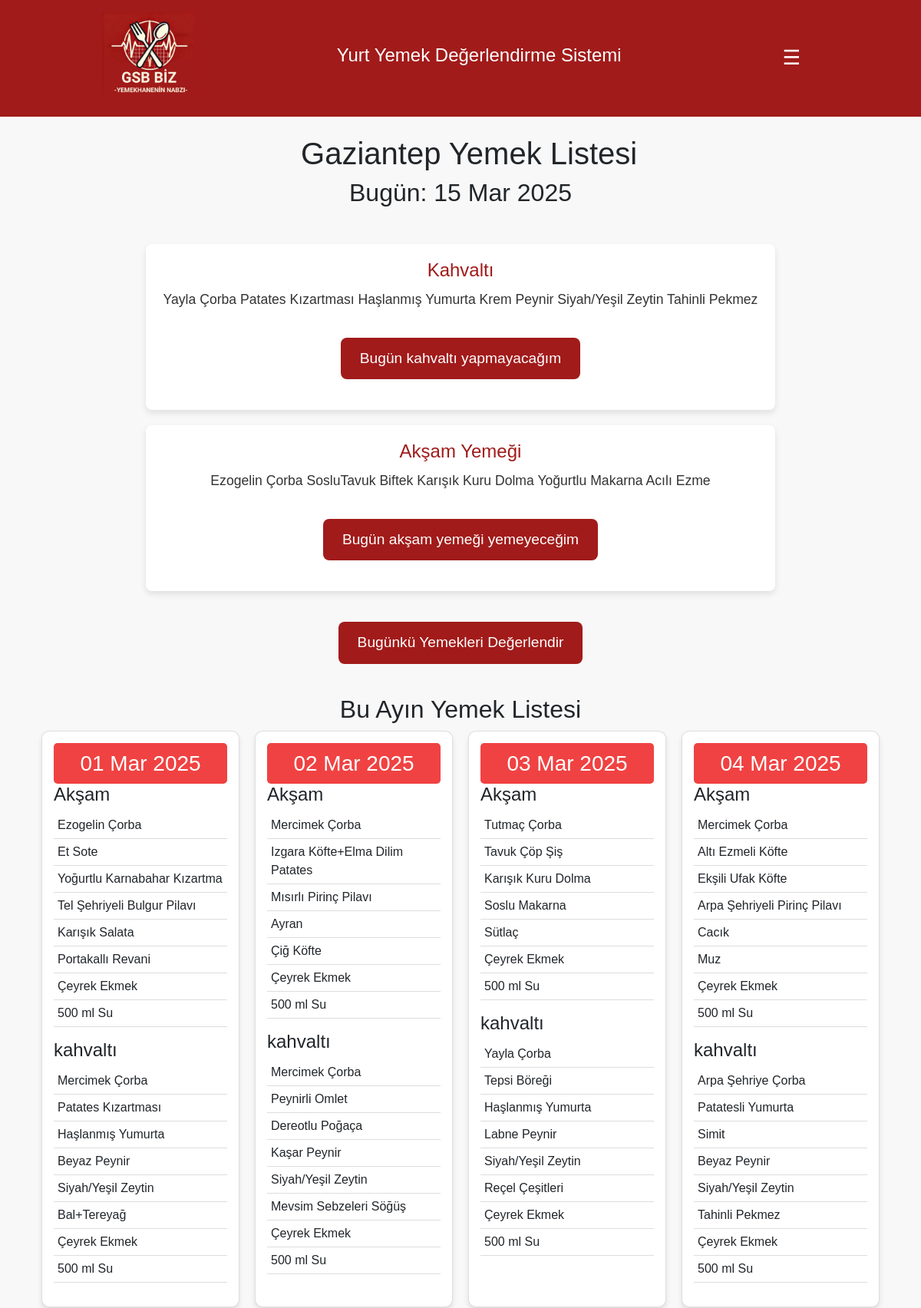
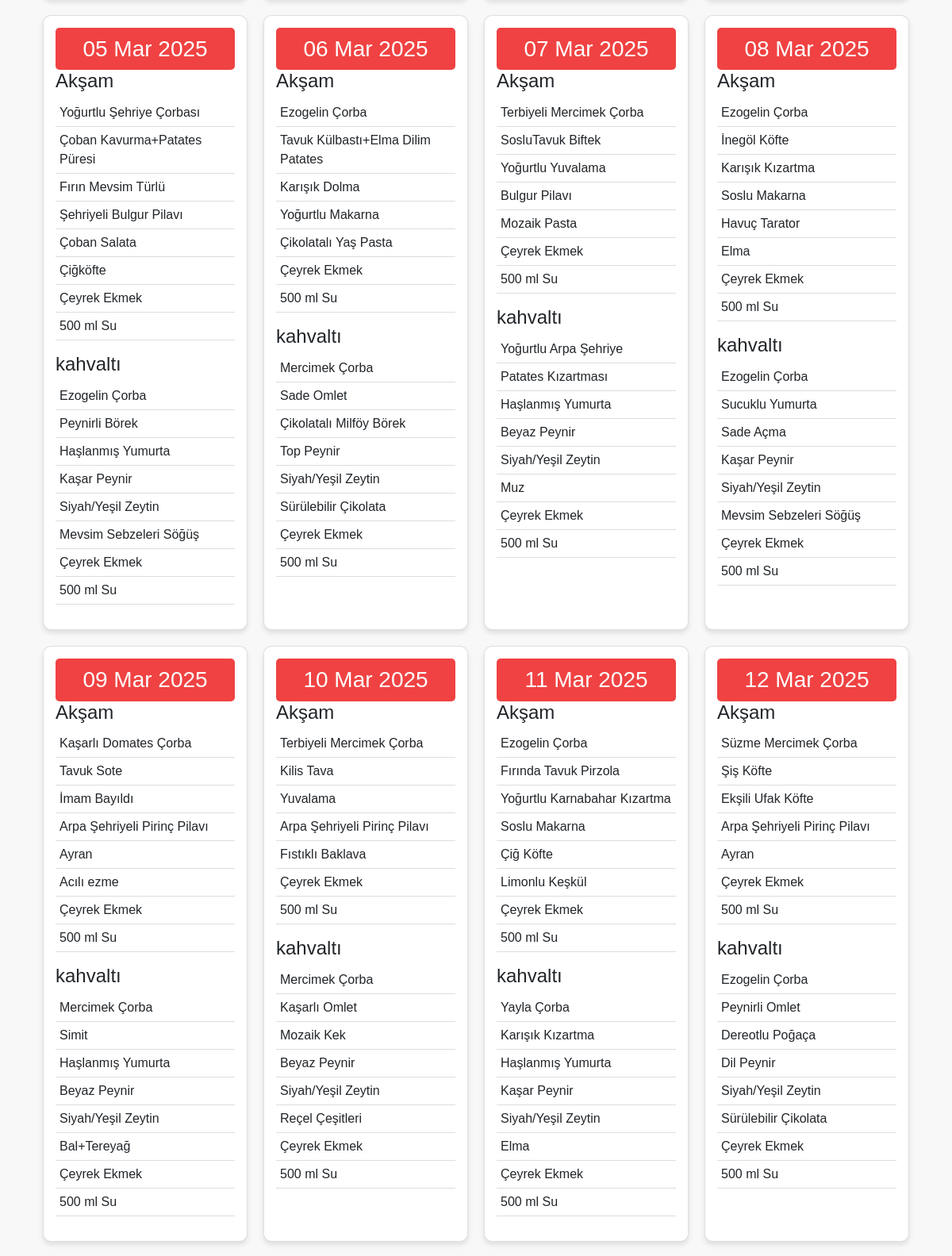
Screenshot of / (signed in, upper part) with the database file from the repository (2 pictures, top to bottom).
### feedbackApp/models.py (models this page shows, shortened)
class Sehir(models.Model):
    isim = models.CharField(max_length=100)
    def __str__(self):
        return self.isim

class YemekListesi(models.Model):
    tarih = models.DateField()
    il = models.ForeignKey(Sehir, on_delete=models.CASCADE)
    ogun = models.CharField(max_length=20, choices=OGUN_CHOICES)
    yemek_1 = models.CharField(max_length=100, blank=True, null=True)
    yemek_2 = models.CharField(max_length=100, blank=True, null=True)
    yemek_3 = models.CharField(max_length=100, blank=True, null=True)
    yemek_4 = models.CharField(max_length=100, blank=True, null=True)
    yemek_5 = models.CharField(max_length=100, blank=True, null=True)
    yemek_6 = models.CharField(max_length=100, blank=True, null=True)
    yemek_7 = models.CharField(max_length=100, blank=True, null=True)
    yemek_8 = models.CharField(max_length=100, blank=True, null=True)
    yemek_9 = models.CharField(max_length=100, blank=True, null=True)
    yemek_10 = models.CharField(max_length=100, blank=True, null=True)

### feedbackApp/views.py (the view)
# urls.py: path('', views.anasayfa, name='anasayfa'),
def anasayfa(request):
    today = datetime.today().date()
    user_city = request.user.sehir_id if request.user.is_authenticated else None
    city  = Sehir.objects.filter(id=user_city).first()
    kahvalti = YemekListesi.objects.filter(tarih=today, ogun="kahvaltı", il=user_city).first()
    aksam = YemekListesi.objects.filter(tarih=today, ogun="Akşam", il=user_city).first()
    first_day = today.replace(day=1)  # Ayın ilk günü
    last_day = today.replace(day=28) + timedelta(days=4)  # En fazla 31 gün
    last_day = last_day.replace(day=1) - timedelta(days=1)  # Ayın son günü
    aylik_yemekler = YemekListesi.objects.filter(tarih__range=[first_day, last_day], il=user_city).order_by("tarih", "ogun")
    grouped_meals = {}
    for key, group in groupby(aylik_yemekler, key=lambda x: x.tarih):
        grouped_meals[key] = list(group)
    return render(request, "anasayfa.html", {
        "today": today,
        "city": city,
        "kahvalti": kahvalti,
        "aksam": aksam,
        "grouped_meals": grouped_meals
    })

### feedbackApp/templates/anasayfa.html (shortened to what this page needs)
{% extends 'base.html' %}
{% load static %}
    {% block content %}
    {% if user.is_authenticated %}
    <h1>{{ city }} Yemek Listesi</h1>
    <h2>Bugün: {{ today|date:"d M Y" }}</h2>
    <div class="head-container">
        <div class="meal-box">
            <h3>Kahvaltı</h3>
            {% if kahvalti %}
                <p>{% if kahvalti.yemek_1 %} {{ kahvalti.yemek_1 }} {% endif %}
                {% if kahvalti.yemek_2 %} {{ kahvalti.yemek_2 }} {% endif %}
                {% if kahvalti.yemek_3 %} {{ kahvalti.yemek_3 }} {% endif %}
                {% if kahvalti.yemek_4 %} {{ kahvalti.yemek_4 }} {% endif %}
                {% if kahvalti.yemek_5 %} {{ kahvalti.yemek_5 }} {% endif %}
                {% if kahvalti.yemek_6 %} {{ kahvalti.yemek_6 }} {% endif %}
                {% if kahvalti.yemek_10 %}{{ kahvalti.yemek_10 }}{% endif %}</p>
            {% else %}
                <p class="default-text">Yemek bilgisi yok</p>
            {% endif %}
            <button class="cancel-btn btn" onclick="confirmCancel('kahvalti')">Bugün kahvaltı yapmayacağım</button>
        </div>
        <div class="meal-box">
            <h3>Akşam Yemeği</h3>
            {% if aksam %}
             <p>{% if aksam.yemek_1 %} {{ aksam.yemek_1 }} {% endif %}
                {% if aksam.yemek_2 %} {{ aksam.yemek_2 }} {% endif %}
                {% if aksam.yemek_3 %} {{ aksam.yemek_3 }} {% endif %}
                {% if aksam.yemek_4 %} {{ aksam.yemek_4 }} {% endif %}
                {% if aksam.yemek_5 %} {{ aksam.yemek_5 }} {% endif %}
                {% if aksam.yemek_10 %}{{ aksam.yemek_10 }}{% endif %}</p>
            {% else %}
                <p class="default-text">Yemek bilgisi yok</p>
            {% endif %}
            <button class="cancel-btn btn" onclick="confirmCancel('aksam')">Bugün akşam yemeği yemeyeceğim</button>
        </div>
        <a href="{% url 'yemek_yorumla' %}" class="btn">Bugünkü Yemekleri Değerlendir</a>
    </div>
    <h2>Bu Ayın Yemek Listesi</h2>
    <div class="container">
        {% for tarih, meals in grouped_meals.items %}
            <div class="card">
                <h3>{{ tarih|date:"d M Y" }}</h3>
                {% for meal in meals %}
                    <h4>{{ meal.ogun }}</h4>
                    <ul class="meal-list">
                        {% if meal.yemek_1 %} <li>{{ meal.yemek_1 }}</li> {% endif %}
                        {% if meal.yemek_2 %} <li>{{ meal.yemek_2 }}</li> {% endif %}
                        {% if meal.yemek_3 %} <li>{{ meal.yemek_3 }}</li> {% endif %}
                        {% if meal.yemek_4 %} <li>{{ meal.yemek_4 }}</li> {% endif %}
                        {% if meal.yemek_5 %} <li>{{ meal.yemek_5 }}</li> {% endif %}
                        {% if meal.yemek_6 %} <li>{{ meal.yemek_6 }}</li> {% endif %}
                        <li>Çeyrek Ekmek</li>
                        <li>500 ml Su</li>
                    </ul>
                {% endfor %}
            </div>
        {% endfor %}
    </div>
    {% else %}
        <p>Lütfen giriş yapınız.</p>
    {% endif %}
    {% endblock content %}

### feedbackApp/templates/anasayfa.html (style rules this page uses)
body { font-family: Arial, sans-serif; background-color: #f8f8f8; text-align: center; }
main .container { display: flex; flex-wrap: wrap; justify-content: center; gap: 20px; }
main .card { background: white; padding: 15px; border-radius: 10px; box-shadow: 0px 4px 6px rgba(0, 0, 0, 0.1); flex: 1 1 calc(25% - 40px); min-width: 250px; max-width: 300px; text-align: left; }
main .card h3 { margin: 0; background: #f04242; color: white; padding: 10px; border-radius: 5px; text-align: center; }
.meal-list { list-style: none; padding: 0; }
.meal-list li { padding: 5px; border-bottom: 1px solid #ddd; }
.meal-box { background-color: white; padding: 20px; margin: 20px; border-radius: 8px; box-shadow: 0 4px 8px rgba(0, 0, 0, 0.1); }
.meal-box h3 { font-size: 1.5em; color: #a11b1a; margin-bottom: 10px; }
.meal-box p { font-size: 1.1em; color: #333; }
.btn { display: inline-block; background-color: #a11b1a; color: white; padding: 12px 24px; text-decoration: none; border-radius: 8px; font-size: 1.2em; margin: 20px auto; text-align: center; transition: background-color 0.3s; }
.head-container { max-width: 900px; margin: 0 auto; padding: 20px; }

### rows the page displays
Sehir: isim "Gaziantep"
YemekListesi: yemek_1 "Yayla Çorba", yemek_2 "Patates Kızartması", yemek_3 "Haşlanmış Yumurta", yemek_4 "Krem Peynir", yemek_5 "Siyah/Yeşil Zeytin", yemek_6 "Tahinli Pekmez"
YemekListesi: yemek_1 "Ezogelin Çorba", yemek_2 "SosluTavuk Biftek", yemek_3 "Karışık Kuru Dolma", yemek_4 "Yoğurtlu Makarna", yemek_5 "Acılı Ezme"
YemekListesi: tarih "01 Mar 2025", ogun "Akşam", yemek_1 "Ezogelin Çorba", yemek_2 "Et Sote", yemek_3 "Yoğurtlu Karnabahar Kızartma", yemek_4 "Tel Şehriyeli Bulgur Pilavı", yemek_5 "Karışık Salata", yemek_6 "Portakallı Revani"
YemekListesi: ogun "kahvaltı", yemek_1 "Mercimek Çorba", yemek_2 "Patates Kızartması", yemek_3 "Haşlanmış Yumurta", yemek_4 "Beyaz Peynir", yemek_5 "Siyah/Yeşil Zeytin", yemek_6 "Bal+Tereyağ"
YemekListesi: tarih "02 Mar 2025", ogun "Akşam", yemek_1 "Mercimek Çorba", yemek_2 "Izgara Köfte+Elma Dilim Patates", yemek_3 "Mısırlı Pirinç Pilavı", yemek_4 "Ayran", yemek_5 "Çiğ Köfte"
YemekListesi: ogun "kahvaltı", yemek_1 "Mercimek Çorba", yemek_2 "Peynirli Omlet", yemek_3 "Dereotlu Poğaça", yemek_4 "Kaşar Peynir", yemek_5 "Siyah/Yeşil Zeytin", yemek_6 "Mevsim Sebzeleri Söğüş"
YemekListesi: tarih "03 Mar 2025", ogun "Akşam", yemek_1 "Tutmaç Çorba", yemek_2 "Tavuk Çöp Şiş", yemek_3 "Karışık Kuru Dolma", yemek_4 "Soslu Makarna", yemek_5 "Sütlaç"
YemekListesi: ogun "kahvaltı", yemek_1 "Yayla Çorba", yemek_2 "Tepsi Böreği", yemek_3 "Haşlanmış Yumurta", yemek_4 "Labne Peynir", yemek_5 "Siyah/Yeşil Zeytin", yemek_6 "Reçel Çeşitleri"
YemekListesi: tarih "04 Mar 2025", ogun "Akşam", yemek_1 "Mercimek Çorba", yemek_2 "Altı Ezmeli Köfte", yemek_3 "Ekşili Ufak Köfte", yemek_4 "Arpa Şehriyeli Pirinç Pilavı", yemek_5 "Cacık", yemek_6 "Muz"
YemekListesi: ogun "kahvaltı", yemek_1 "Arpa Şehriye Çorba", yemek_2 "Patatesli Yumurta", yemek_3 "Simit", yemek_4 "Beyaz Peynir", yemek_5 "Siyah/Yeşil Zeytin", yemek_6 "Tahinli Pekmez"
YemekListesi: tarih "05 Mar 2025", ogun "Akşam", yemek_1 "Yoğurtlu Şehriye Çorbası", yemek_2 "Çoban Kavurma+Patates Püresi", yemek_3 "Fırın Mevsim Türlü", yemek_4 "Şehriyeli Bulgur Pilavı", yemek_5 "Çoban Salata", yemek_6 "Çiğköfte"
YemekListesi: ogun "kahvaltı", yemek_1 "Ezogelin Çorba", yemek_2 "Peynirli Börek", yemek_3 "Haşlanmış Yumurta", yemek_4 "Kaşar Peynir", yemek_5 "Siyah/Yeşil Zeytin", yemek_6 "Mevsim Sebzeleri Söğüş"
YemekListesi: tarih "06 Mar 2025", ogun "Akşam", yemek_1 "Ezogelin Çorba", yemek_2 "Tavuk Külbastı+Elma Dilim Patates", yemek_3 "Karışık Dolma", yemek_4 "Yoğurtlu Makarna", yemek_5 "Çikolatalı Yaş Pasta"
YemekListesi: ogun "kahvaltı", yemek_1 "Mercimek Çorba", yemek_2 "Sade Omlet", yemek_3 "Çikolatalı Milföy Börek", yemek_4 "Top Peynir", yemek_5 "Siyah/Yeşil Zeytin", yemek_6 "Sürülebilir Çikolata"
YemekListesi: tarih "07 Mar 2025", ogun "Akşam", yemek_1 "Terbiyeli Mercimek Çorba", yemek_2 "SosluTavuk Biftek", yemek_3 "Yoğurtlu Yuvalama", yemek_4 "Bulgur Pilavı", yemek_5 "Mozaik Pasta"
YemekListesi: ogun "kahvaltı", yemek_1 "Yoğurtlu Arpa Şehriye", yemek_2 "Patates Kızartması", yemek_3 "Haşlanmış Yumurta", yemek_4 "Beyaz Peynir", yemek_5 "Siyah/Yeşil Zeytin", yemek_6 "Muz"
YemekListesi: tarih "08 Mar 2025", ogun "Akşam", yemek_1 "Ezogelin Çorba", yemek_2 "İnegöl Köfte", yemek_3 "Karışık Kızartma", yemek_4 "Soslu Makarna", yemek_5 "Havuç Tarator", yemek_6 "Elma"
YemekListesi: ogun "kahvaltı", yemek_1 "Ezogelin Çorba", yemek_2 "Sucuklu Yumurta", yemek_3 "Sade Açma", yemek_4 "Kaşar Peynir", yemek_5 "Siyah/Yeşil Zeytin", yemek_6 "Mevsim Sebzeleri Söğüş"
YemekListesi: tarih "09 Mar 2025", ogun "Akşam", yemek_1 "Kaşarlı Domates Çorba", yemek_2 "Tavuk Sote", yemek_3 "İmam Bayıldı", yemek_4 "Arpa Şehriyeli Pirinç Pilavı", yemek_5 "Ayran", yemek_6 "Acılı ezme"
YemekListesi: ogun "kahvaltı", yemek_1 "Mercimek Çorba", yemek_2 "Simit", yemek_3 "Haşlanmış Yumurta", yemek_4 "Beyaz Peynir", yemek_5 "Siyah/Yeşil Zeytin", yemek_6 "Bal+Tereyağ"
YemekListesi: tarih "10 Mar 2025", ogun "Akşam", yemek_1 "Terbiyeli Mercimek Çorba", yemek_2 "Kilis Tava", yemek_3 "Yuvalama", yemek_4 "Arpa Şehriyeli Pirinç Pilavı", yemek_5 "Fıstıklı Baklava"
YemekListesi: ogun "kahvaltı", yemek_1 "Mercimek Çorba", yemek_2 "Kaşarlı Omlet", yemek_3 "Mozaik Kek", yemek_4 "Beyaz Peynir", yemek_5 "Siyah/Yeşil Zeytin", yemek_6 "Reçel Çeşitleri"
YemekListesi: tarih "11 Mar 2025", ogun "Akşam", yemek_1 "Ezogelin Çorba", yemek_2 "Fırında Tavuk Pirzola", yemek_3 "Yoğurtlu Karnabahar Kızartma", yemek_4 "Soslu Makarna", yemek_5 "Çiğ Köfte", yemek_6 "Limonlu Keşkül"
YemekListesi: ogun "kahvaltı", yemek_1 "Yayla Çorba", yemek_2 "Karışık Kızartma", yemek_3 "Haşlanmış Yumurta", yemek_4 "Kaşar Peynir", yemek_5 "Siyah/Yeşil Zeytin", yemek_6 "Elma"
YemekListesi: tarih "12 Mar 2025", ogun "Akşam", yemek_1 "Süzme Mercimek Çorba", yemek_2 "Şiş Köfte", yemek_3 "Ekşili Ufak Köfte", yemek_4 "Arpa Şehriyeli Pirinç Pilavı", yemek_5 "Ayran"
YemekListesi: ogun "kahvaltı", yemek_1 "Ezogelin Çorba", yemek_2 "Peynirli Omlet", yemek_3 "Dereotlu Poğaça", yemek_4 "Dil Peynir", yemek_5 "Siyah/Yeşil Zeytin", yemek_6 "Sürülebilir Çikolata"
